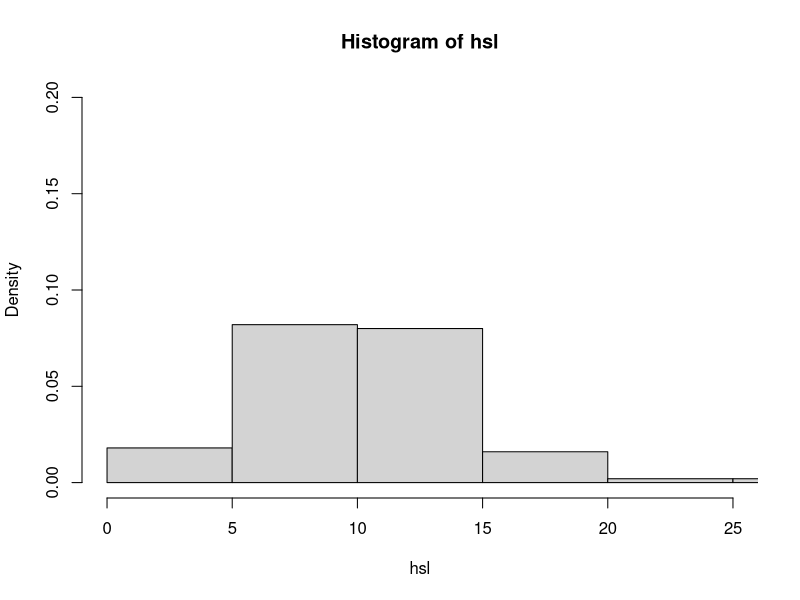

The R script that drew this image:
x <- 2
v <- 10

#4a  Fungsi Probabilitas dari Distribusi Chi-Square.
dchisq(x, v)

#4b
hsl <- rchisq(100, df = v)

hist(hsl, 
     freq = FALSE, 
     xlim = c(0,25), 
     ylim = c(0,0.2))

#4c
##mean
mean <- v
mean
##variance
variance <- 2*v
variance